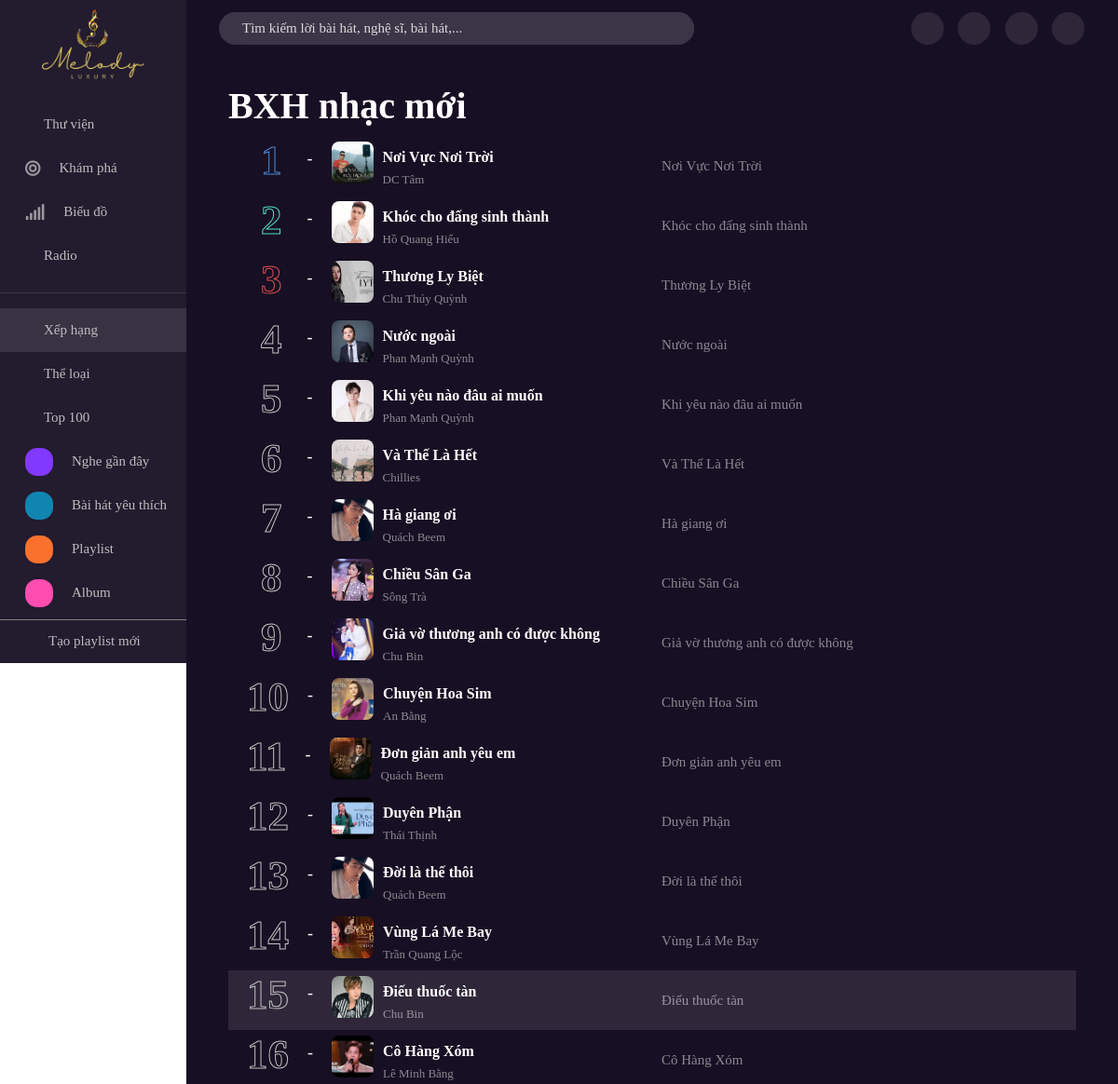
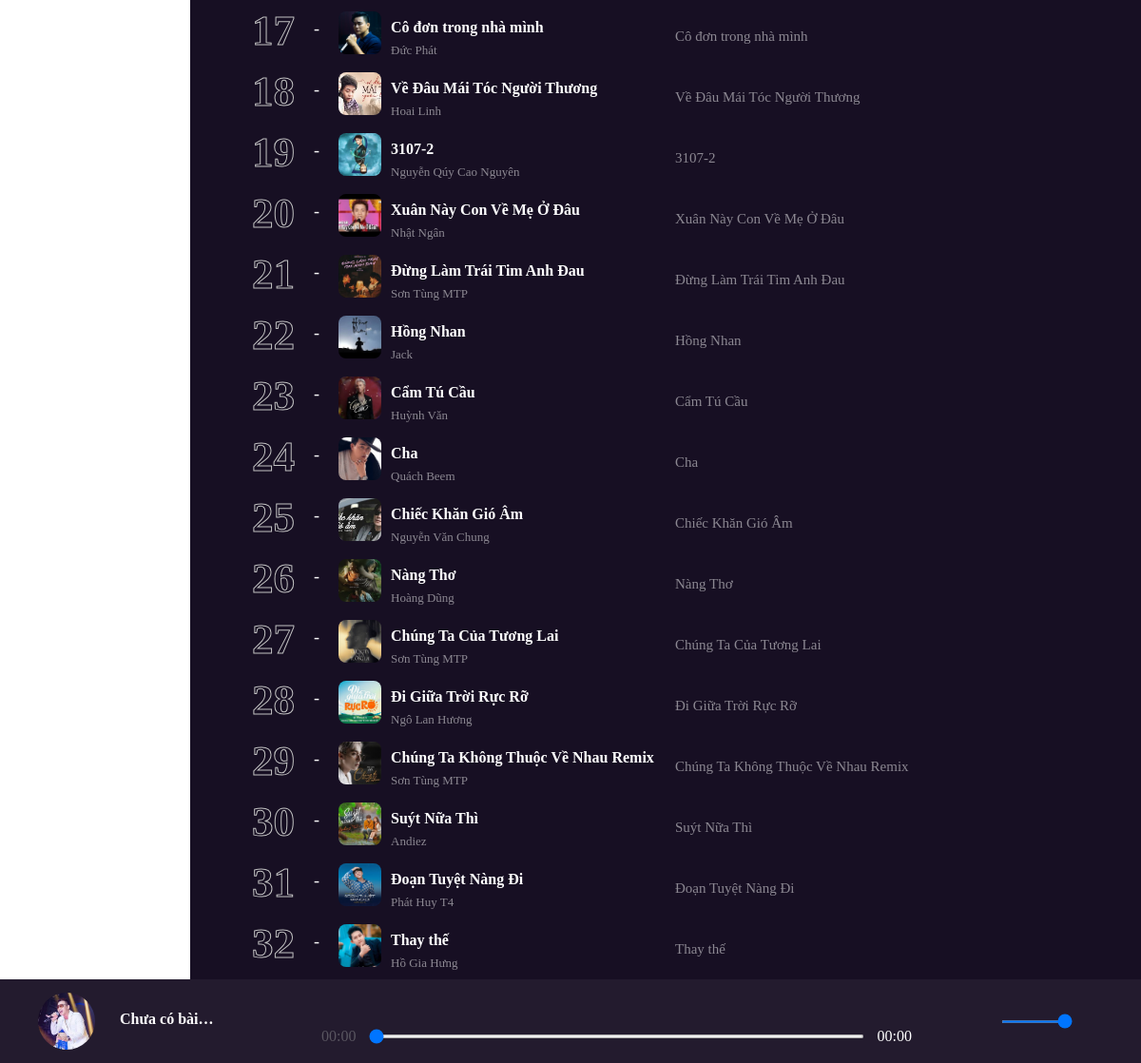
Page /rank (signed in) on the committed database (2 pictures, top to bottom).
### tables this page shows
create table Songs (
	song_id int primary key auto_increment,
    song_name varchar(80) not null,
    path_audio varchar(250) not null,
    path_img varchar(250) not null,
    plays int default 0 check (plays >= 0), 
    album_id int,
    category_id int,
    author_id int not null,
    user_id int not null,
    foreign key (album_id) references Albums (album_id) ON DELETE SET NULL,
    foreign key (category_id) references Categories (category_id) ON DELETE SET NULL,
    foreign key (author_id) references Author_Singers (author_singer_id),
    foreign key (user_id) references Users (user_id)
);

create table Author_Singers (
	author_singer_id int primary key auto_increment,
	author_singer_name varchar(100) not null
);

### app/controllers/rankController.php (called while the page is built)
<?php
    require_once './app/views/rankView.php';
?>

### app/controllers/App.php (called while the page is built, shortened)
<?php
class App {
    public function __construct() {
        $this->handleUrl();
    }
    public function getUrl() {
        if (!empty($_SERVER['PATH_INFO'])) {
            $url = $_SERVER['PATH_INFO'];
        } else {
            $url = '/discover';
        }
        return $url;
    }
    public function handleUrl() {
        $url = $this->getUrl();
        require_once "app/controllers" . $url . "Controller.php";
        exit();
    }}

### index.php (called while the page is built, shortened)
<?php
require_once './config/app.php';
require_once './app/controllers/App.php';
$app = new App();
?>

### app/models/songModel.php (called while the page is built, shortened)
<?php
    function songModel (){
        $conn = connectDB();
        $sql = "select songs.song_id, songs.song_name, songs.path_audio, songs.path_img, songs.plays,
        albums.album_name, categories.category,
        author_singers.author_singer_name
        from songs
        join albums on songs.album_id = albums.album_id
        join categories on songs.category_id = categories.category_id
        join author_singers on songs.author_id = author_singers.author_singer_id
        order by plays desc;";
        $result = mysqli_query($conn, $sql);
        return $result;
    }
?>

### app/components/rank-item.php (the view)
<div class="rank-header">
    <h1  class="header-title"><b> BXH nhạc mới </b></h1>
    <ion-icon class="header-icon" name="caret-forward-circle-outline"></ion-icon>
</div>
<?php
require_once './app/models/songModel.php';
    function renderRankItems($stt, $path_img, $song_name, $author_singer_name, $path_audio, $song_id, $isSongstatus){
        $heartIcon = $isSongstatus
        ? 'active' : null;
        echo '
        <div class="rank_items" data-song-id="'.$song_id.'">
            <div class="rank_item_left">
                <div class="rankitem_left_content">
                    <div class="number-box">'.$stt.'</div>
                    <p class="letter_spec">-</p>
                    <div class="rank_song">
                        <div class="rank_song_img">
                            <img src="'.$path_img.'" alt="">
                            <ion-icon class="play-icon" name="caret-forward-outline"></ion-icon>
                        </div>
                        <div class="rank_song_singer">
                            <div class="rank_song_name">
                                <b>'.$song_name.'</b>
                            </div>
                            <div class="rank_singer">
                               '.$author_singer_name.'
                            </div>
                        </div>
                    </div>
                </div>
            </div>
            <div class="rank_item_right">
                <div class="song_name">
                   '.$song_name.'
                </div>
                <div class="item_action">
                    <div class="items_icon_rank micro_icon">
                        <ion-icon class="rank_icon" name="mic-outline"></ion-icon>
                    </div>
                    <div class="items_icon_rank heart_icon '.$heartIcon.'">
                        <ion-icon class="rank_icon" name="heart"></ion-icon>
                    </div>
                    <div class="items_icon_rank" style="position:relative;">
                        <li style="position: absolute; list-style-type: none;"> <ion-icon class="rank_music" name="ellipsis-horizontal-outline"></ion-icon></li>
                        <p class="timemusic" style="color: #ffffff;" data-path= "'.$path_audio.'"></p>
                    </div>
                </div>
            </div>
        </div>
    ';
    }
?>

### app/views/rankView.php (shortened to what this page needs)
<!DOCTYPE html>
<html lang="en">
<head>
    <link href="https://cdnjs.cloudflare.com/ajax/libs/font-awesome/5.15.4/css/all.min.css" rel="stylesheet">
    <link href="https://cdn.lineicons.com/4.0/lineicons.css" rel="stylesheet">
    <?php include("./app/components/linkbootstrap.php"); ?>
    <link rel="stylesheet" href="/melody-lux/public/css/grid.css">
    <link rel="stylesheet" href="/melody-lux/public/css/footer.css">
    <link rel="stylesheet" href="/melody-lux/public/css/header.css?v=<?php echo time(); ?>">
    <link rel="stylesheet" href="/melody-lux/public/css/rank-item.css?v=<?php echo time(); ?>">
    <link rel="stylesheet" href="/melody-lux/public/css/sidebar.css?v=<?php echo time(); ?>">
</head>
<body>
   <div class="grid">
        <div class="row no-gutters">
            <div class="col c-2">
                <?php
                include_once './app/components/sidebar.php';
                ?>
            </div>
            <div class="col c-10 padding-bottom" style="background-color: #170F23;">
                <?php
                    include_once './app/components/header.php';
                ?>
                <div class="rank-body" style="padding:30px 45px 0 45px;">
                    <?php
                        include_once './app/components/rank-item.php';
                        require_once './app/models/songModel.php';
                        $songs = songModel();
                        $stt = 0;
                        while ($song = mysqli_fetch_assoc($songs)){
                            $isSongstatus = checkExitStatus($song['song_id']);
                            ++$stt;
                            renderRankItems($stt, $song['path_img'], $song['song_name'], $song['author_singer_name'], $song['path_audio'], $song['song_id'], $isSongstatus);
                        };
                    ?>
                </div>
            </div>
        </div>
            <?php
                    include_once './app/components/footer.php';
                ?>
   </div>
</body>
</html>

### public/css/grid.css (style rules this page uses)
.grid { width: 100%; display: block; padding: 0; min-height: 100vh; }
.row { display: flex; flex-wrap: wrap; margin-left: -4px; margin-right: -4px; }
.row.no-gutters { margin-left: 0; margin-right: 0; }
.col { padding-left: 4px; padding-right: 4px; }
.row.no-gutters .col { padding-left: 0; padding-right: 0; }
.c-2 { flex: 0 0 16.66667%; max-width: 16.66667%; }
.c-10 { flex: 0 0 83.33333%; max-width: 83.33333%; }
@media (min-width: 740px) { .row { margin-left: -8px; margin-right: -8px; } }
@media (min-width: 740px) { .col { padding-left: 8px; padding-right: 8px; } }
@media (min-width: 1113px) { .row { margin-left: -12px; margin-right: -12px; } }
@media (min-width: 1113px) { .col { padding-left: 12px; padding-right: 12px; } }

### public/css/rank-item.css (style rules this page uses)
* { font-family: 'Inter, sanserif'; }
.rank_items { display: flex; justify-content: space-between; align-items: center; width: 100%; height: 64px; background-color: #170F23; padding-left: 20px; }
.rank_item_left { display: flex; align-items: center; width: 100%; }
.rankitem_left_content { display: flex; align-items: center; justify-content: flex-start; width: 100%; }
.number-box { font-size: 45px; font-weight: bold; color: transparent; -webkit-text-stroke:1px #C3C3C3; padding-right: 20px; padding-bottom: 10px; }
.padding-small { padding-left: 15px; padding-right: 27px; }
.rank_song { display: flex; }
.rank_song_img { position: relative; width: 45px; height: 45px; border-radius: 5px; overflow: hidden; cursor: pointer; }
.rank_song img { width: 100%; height: 100%; object-fit: cover; display: block; border-radius: 8px; }
.rank_song_singer { padding-top: 5px; padding-left: 10px; }
.rank_item_right { display: flex; align-items: center; width: 100%; justify-content: space-between; }
.letter_spec { font-size: 18px; color: #ffffff; padding-right: 20px; }
.rank_song_name { font-size: 16px; color: #ffffff; cursor: pointer; }
.rank_singer { font-size: 13px; color: #ffffff80; cursor: pointer; line-height: 24px; }
.item_action { display: flex; align-items: center; justify-content: space-between; width: 35%; padding-right: 20px; }
.rank_item_right .song_name { color: #ffffff80; font-size: 15px; }
.items_icon_rank { width: 40px; height: 40px; border-radius: 20px; display: flex; align-items: center; justify-content: center; cursor: pointer; }
.rank_items.active { background-color: #2F2739; }
.rank_song_img::after { content: ""; position: absolute; top: 0; left: 0; width: 100%; height: 100%; background-color: rgba(0, 0, 0, 0.4); opacity: 0; transition: opacity 0.3s ease; z-index: 1; }
.rank-header { display: flex; }
.header-title { color: #ffffff; }
.header-icon { color: #ffffff; width: 54px; height: 26px; padding-top: 13px; }

### app/views/rankView.php (style rules this page uses)
.padding-bottom { padding-bottom: 88px; }

### rows in the picture
songs: path_img (picture), song_name "Nơi Vực Nơi Trời", author.author_singer_name "DC Tâm"
songs: path_img (picture), song_name "Khóc cho đấng sinh thành", author.author_singer_name "Hồ Quang Hiếu"
songs: path_img (picture), song_name "Thương Ly Biệt", author.author_singer_name "Chu Thúy Quỳnh"
songs: path_img (picture), song_name "Nước ngoài", author.author_singer_name "Phan Mạnh Quỳnh"
songs: path_img (picture), song_name "Khi yêu nào đâu ai muốn", author.author_singer_name "Phan Mạnh Quỳnh"
songs: path_img (picture), song_name "Và Thế Là Hết", author.author_singer_name "Chillies"
songs: path_img (picture), song_name "Hà giang ơi", author.author_singer_name "Quách Beem"
songs: path_img (picture), song_name "Chiều Sân Ga", author.author_singer_name "Sông Trà"
songs: path_img (picture), song_name "Giả vờ thương anh có được không", author.author_singer_name "Chu Bin"
songs: path_img (picture), song_name "Chuyện Hoa Sim", author.author_singer_name "An Bằng"
songs: path_img (picture), song_name "Đơn giản anh yêu em", author.author_singer_name "Quách Beem"
songs: path_img (picture), song_name "Duyên Phận", author.author_singer_name "Thái Thịnh"
songs: path_img (picture), song_name "Đời là thế thôi", author.author_singer_name "Quách Beem"
songs: path_img (picture), song_name "Vùng Lá Me Bay", author.author_singer_name "Trần Quang Lộc"
songs: path_img (picture), song_name "Điếu thuốc tàn", author.author_singer_name "Chu Bin"
songs: path_img (picture), song_name "Cô Hàng Xóm", author.author_singer_name "Lê Minh Bằng"
songs: path_img (picture), song_name "Cô đơn trong nhà mình", author.author_singer_name "Đức Phát"
songs: path_img (picture), song_name "Về Đâu Mái Tóc Người Thương", author.author_singer_name "Hoai Linh"
songs: path_img (picture), song_name "3107-2", author.author_singer_name "Nguyễn Qúy Cao Nguyên"
songs: path_img (picture), song_name "Xuân Này Con Về Mẹ Ở Đâu", author.author_singer_name "Nhật Ngân"
songs: path_img (picture), song_name "Đừng Làm Trái Tim Anh Đau", author.author_singer_name "Sơn Tùng MTP"
songs: path_img (picture), song_name "Hồng Nhan", author.author_singer_name "Jack"
songs: path_img (picture), song_name "Cẩm Tú Cầu", author.author_singer_name "Huỳnh Văn"
songs: path_img (picture), song_name "Cha", author.author_singer_name "Quách Beem"
songs: path_img (picture), song_name "Chiếc Khăn Gió Âm", author.author_singer_name "Nguyễn Văn Chung"
songs: path_img (picture), song_name "Nàng Thơ", author.author_singer_name "Hoàng Dũng"
songs: path_img (picture), song_name "Chúng Ta Của Tương Lai", author.author_singer_name "Sơn Tùng MTP"
songs: path_img (picture), song_name "Đi Giữa Trời Rực Rỡ", author.author_singer_name "Ngô Lan Hương"
songs: path_img (picture), song_name "Chúng Ta Không Thuộc Về Nhau Remix", author.author_singer_name "Sơn Tùng MTP"
songs: path_img (picture), song_name "Suýt Nữa Thì", author.author_singer_name "Andiez"
songs: path_img (picture), song_name "Đoạn Tuyệt Nàng Đi", author.author_singer_name "Phát Huy T4"
songs: path_img (picture), song_name "Thay thế", author.author_singer_name "Hồ Gia Hưng"
